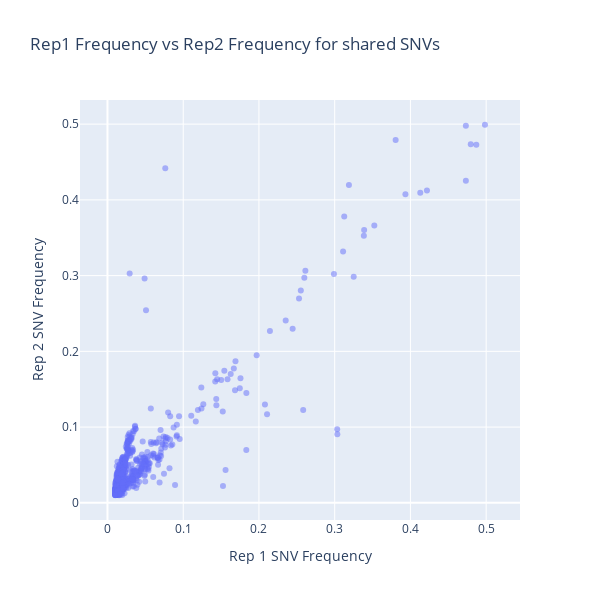

Notebook source saved alongside this figure:
### Code cell
import plotly.express as px

# Scatter plot of rep1_freq vs rep2_freq
fig = px.scatter(shared_vars_pivot, 
                 x="rep1_freq", 
                 y="rep2_freq", 
                 title="Rep1 Frequency vs Rep2 Frequency for shared SNVs",
                 labels={"rep1_freq": "Rep 1 SNV Frequency", "rep2_freq": "Rep 2 SNV Frequency"},
                 opacity=0.5,
                 hover_data=["sample_var"])

fig.update_layout(
    width=600,  # Set width
    height=600,  # Set height (same as width for square shape)
    xaxis=dict(scaleanchor="y")  # Ensures 1:1 aspect ratio
)

# Show the plot
fig.show()

### Figure 1 — Plotly figure (JSON) as saved in the notebook; plotly's stock layout.template omitted (floating-point values rounded to 4 significant figures; data arrays with more than 128 entries replaced by an {"elided": "..."} marker saying what was removed)
{"data": [{"customdata": {"elided": "681x1 str values"}, "hovertemplate": "Rep 1 SNV Frequency=%{x}<br>Rep 2 SNV Frequency=%{y}<br>sample_var=%{customdata[0]}<extra></extra>", "legendgroup": "", "marker": {"color": "#636efa", "opacity": 0.5, "symbol": "circle"}, "mode": "markers", "name": "", "orientation": "v", "showlegend": false, "type": "scatter", "x": {"elided": "681 float values"}, "xaxis": "x", "y": {"elided": "681 float values"}, "yaxis": "y"}], "layout": {"height": 600, "legend": {"tracegroupgap": 0}, "title": {"text": "Rep1 Frequency vs Rep2 Frequency for shared SNVs"}, "width": 600, "xaxis": {"anchor": "y", "autorange": true, "domain": [0, 1], "range": [-0.03628, 0.5447], "scaleanchor": "y", "title": {"text": "Rep 1 SNV Frequency"}, "type": "linear"}, "yaxis": {"anchor": "x", "autorange": true, "domain": [0, 1], "range": [-0.02268, 0.5319], "title": {"text": "Rep 2 SNV Frequency"}, "type": "linear"}}}
